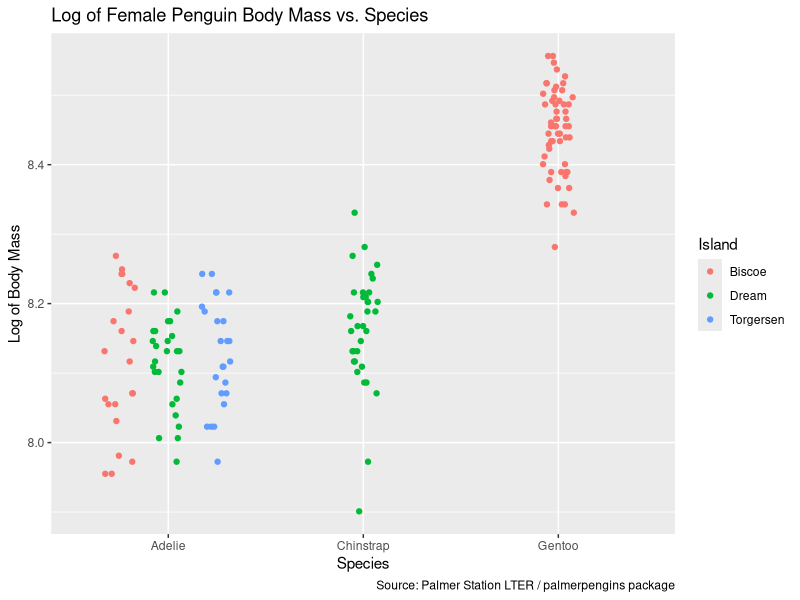
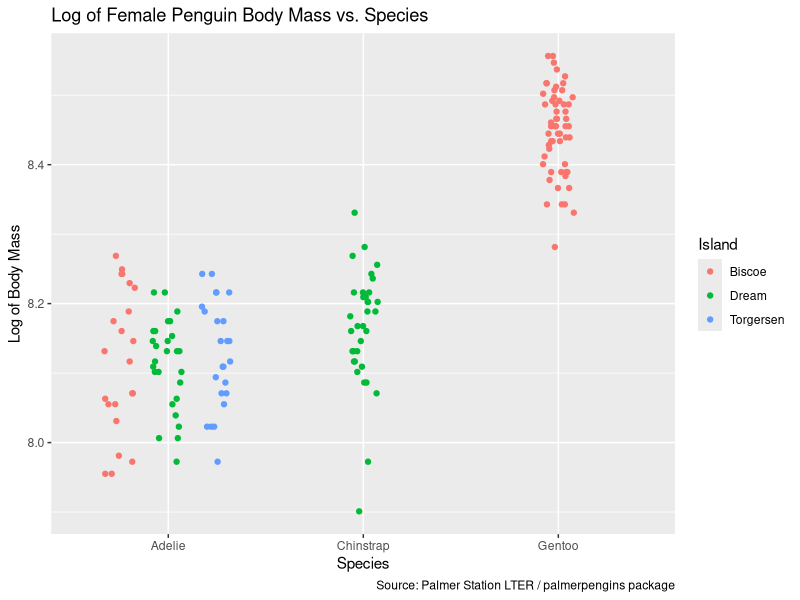

R code for these plots, in order:
### Today we are going to plot penguin data ####
### Created by: Cynthia Petrossian #############
### Updated on: 2022-02-15 #####################

### Load Libraries ###
library (palmerpenguins)
library(tidyverse)
library(here)

###Load Data ###
# The data is part of the package and is called penguins

### Part 1 ###
data <- penguins %>% #assign penguins dataframe to "data", load dataframe
  drop_na(sex) %>% #drop NA values in sex column
  group_by(species, island, sex) %>% #group by species, island, and sex
  summarise(mean_body_mass = mean(body_mass_g, na.rm=TRUE), #calculate body mass mean
            variance_body_mass = var(body_mass_g, na.rm=TRUE)) #calculate body mass variance
view(data) #view data

### Part 2 ###
penguins %>% #load penguin dataframe
  filter(sex != "male") %>% #filter against males
  mutate(log_mass = log(body_mass_g)) %>% #calculate log of body mass and add new data column
  select(species, island, sex, log_mass) %>% #select for species, island, sex, and log_mass columns only
  ggplot(aes(x = species, #create plot, set x axis as species
             y = log_mass, #set y axis as log_mass
             color = island))+ #set colors to different islands
  geom_point(position = position_jitterdodge()) + #set geometry as point - jitter
labs(title = "Log of Female Penguin Body Mass vs. Species", #change plot title
     x = "Species", #change x axis title
     y = "Log of Body Mass", #change y axis title
     caption = "Source: Palmer Station LTER / palmerpengins package", #add caption for source
     color = "Island", #change legend title to Island
     shape = "Island") #change legend title to Island

ggsave(here("Week_4", "Outputs", "penguinslogmass.png"), #saving in output folder
       width = 7, height = 5) #changing image size to 7 x 5 inches